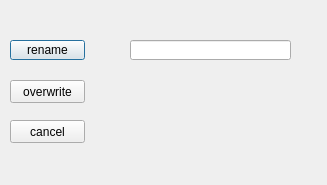
<?xml version="1.0" encoding="UTF-8"?>
<ui version="4.0">
 <class>delete_dialog</class>
 <widget class="QDialog" name="delete_dialog">
  <property name="enabled">
   <bool>true</bool>
  </property>
  <property name="geometry">
   <rect>
    <x>0</x>
    <y>0</y>
    <width>327</width>
    <height>185</height>
   </rect>
  </property>
  <property name="sizePolicy">
   <sizepolicy hsizetype="Fixed" vsizetype="Fixed">
    <horstretch>0</horstretch>
    <verstretch>0</verstretch>
   </sizepolicy>
  </property>
  <property name="windowTitle">
   <string>Import Options</string>
  </property>
  <widget class="QLineEdit" name="fileName">
   <property name="geometry">
    <rect>
     <x>130</x>
     <y>40</y>
     <width>161</width>
     <height>20</height>
    </rect>
   </property>
  </widget>
  <widget class="QLabel" name="feedback">
   <property name="geometry">
    <rect>
     <x>60</x>
     <y>160</y>
     <width>231</width>
     <height>21</height>
    </rect>
   </property>
   <property name="text">
    <string/>
   </property>
  </widget>
  <widget class="QPushButton" name="rename">
   <property name="geometry">
    <rect>
     <x>10</x>
     <y>40</y>
     <width>75</width>
     <height>20</height>
    </rect>
   </property>
   <property name="text">
    <string>rename</string>
   </property>
  </widget>
  <widget class="QPushButton" name="overwrite">
   <property name="geometry">
    <rect>
     <x>10</x>
     <y>80</y>
     <width>75</width>
     <height>23</height>
    </rect>
   </property>
   <property name="text">
    <string>overwrite</string>
   </property>
  </widget>
  <widget class="QPushButton" name="cancel">
   <property name="geometry">
    <rect>
     <x>10</x>
     <y>120</y>
     <width>75</width>
     <height>23</height>
    </rect>
   </property>
   <property name="text">
    <string>cancel</string>
   </property>
  </widget>
 </widget>
 <resources/>
 <connections/>
</ui>
